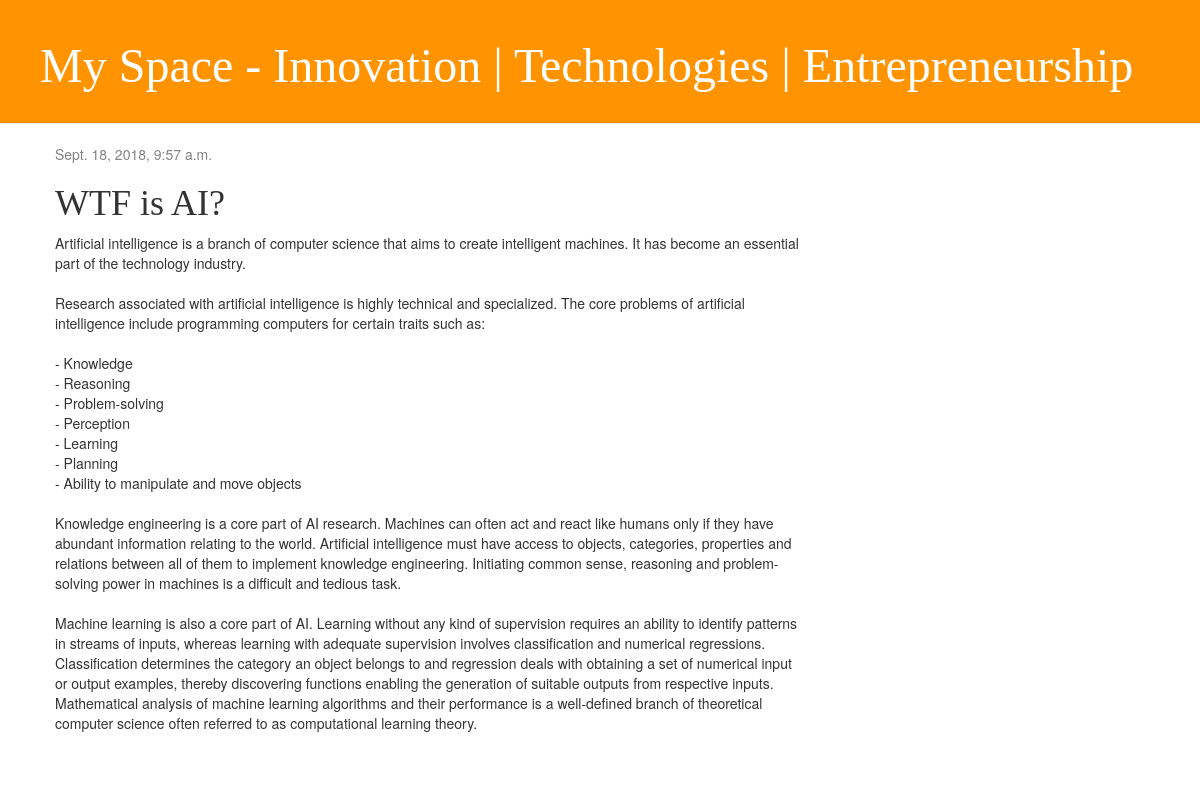
Page /blog/1/ on the committed database.
### blog/models.py (models this page shows, shortened)
class Post(models.Model):
    title  = models.CharField(max_length=200)
    full_text = models.TextField()
    created_date = models.DateTimeField(default=timezone.now)
    published_date = models.DateTimeField(blank=True, null=True)
    author = models.ForeignKey('auth.User', on_delete=models.CASCADE)

### blog/views.py (the view)
# urls.py: path('blog/<int:id>/', DetailView.as_view(), name="detail"),
class DetailView(generic.DetailView):
    template_name = 'blog/detail.html'
    context_object_name = "blog_detail"
    def get_object(self):
        _id = self.kwargs.get("id")
        return get_object_or_404(Post, id=_id)

### blog/templates/blog/detail.html
{% extends 'base.html' %}
{% block content %}
    <div class="post">
        {% if blog_detail.published_date %}
            <div class="date">
                {{ blog_detail.published_date }}
            </div>
        {% endif %}
        <h1>{{ blog_detail.title }}</h1>
        <p>{{ blog_detail.full_text|linebreaksbr }}</p>
    </div>
{% endblock %}

### blog/static/css/blog.css (style rules this page uses)
h1, h2, h3, h4 { font-family: 'Lobster', cursive; }
.date { color: #828282; }
.post { margin-bottom: 70px; }

### rows in the picture
Post: published_date "Sept. 18, 2018, 9:57 a.m.", title "WTF is AI?", full_text "Artificial intelligence is a branch of computer science that aims to create intelligent machines. It has become an essential part of the technology industry. Research associated with artificial intelligence is highly technical and specialized. The core problems of artificial intelligence include programming computers for certain traits such as: - Knowledge - Reasoning - Problem-solving - Perception - Learning - Planning - Ability to manipulate and move objects Knowledge engineering is a core part of AI research. Machines can often act and react like humans only if they have abundant information relating to the world. Artificial intelligence must have access to objects, categories,…"
